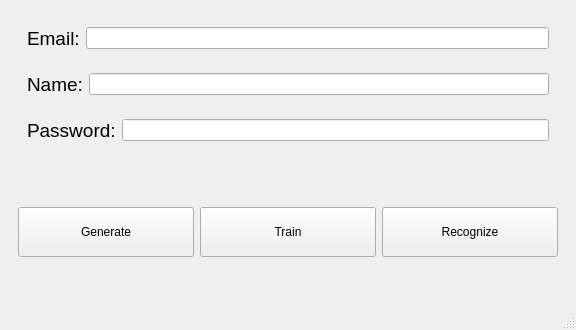
<?xml version="1.0" encoding="UTF-8"?>
<ui version="4.0">
 <class>MainWindow</class>
 <widget class="QMainWindow" name="MainWindow">
  <property name="geometry">
   <rect>
    <x>0</x>
    <y>0</y>
    <width>576</width>
    <height>330</height>
   </rect>
  </property>
  <property name="sizePolicy">
   <sizepolicy hsizetype="Preferred" vsizetype="Preferred">
    <horstretch>0</horstretch>
    <verstretch>0</verstretch>
   </sizepolicy>
  </property>
  <property name="maximumSize">
   <size>
    <width>16777215</width>
    <height>16777215</height>
   </size>
  </property>
  <property name="windowTitle">
   <string>Face Recognition</string>
  </property>
  <widget class="QWidget" name="centralwidget">
   <property name="sizePolicy">
    <sizepolicy hsizetype="Preferred" vsizetype="Preferred">
     <horstretch>0</horstretch>
     <verstretch>0</verstretch>
    </sizepolicy>
   </property>
   <layout class="QVBoxLayout" name="verticalLayout_4">
    <item>
     <widget class="QFrame" name="frame_infos">
      <property name="sizePolicy">
       <sizepolicy hsizetype="Preferred" vsizetype="Preferred">
        <horstretch>0</horstretch>
        <verstretch>0</verstretch>
       </sizepolicy>
      </property>
      <property name="maximumSize">
       <size>
        <width>16777215</width>
        <height>150</height>
       </size>
      </property>
      <layout class="QVBoxLayout" name="verticalLayout_3">
       <item>
        <widget class="QFrame" name="frame_email">
         <layout class="QHBoxLayout" name="horizontalLayout_3">
          <item>
           <widget class="QLabel" name="label_email">
            <property name="font">
             <font>
              <pointsize>14</pointsize>
             </font>
            </property>
            <property name="text">
             <string>Email:</string>
            </property>
           </widget>
          </item>
          <item>
           <widget class="QLineEdit" name="lineEdit_email">
            <property name="sizePolicy">
             <sizepolicy hsizetype="Expanding" vsizetype="Fixed">
              <horstretch>0</horstretch>
              <verstretch>0</verstretch>
             </sizepolicy>
            </property>
            <property name="minimumSize">
             <size>
              <width>250</width>
              <height>0</height>
             </size>
            </property>
            <property name="styleSheet">
             <string notr="true"/>
            </property>
            <property name="readOnly">
             <bool>true</bool>
            </property>
           </widget>
          </item>
         </layout>
        </widget>
       </item>
       <item>
        <widget class="QFrame" name="frame_name">
         <layout class="QHBoxLayout" name="horizontalLayout_2">
          <item>
           <widget class="QLabel" name="label_name">
            <property name="font">
             <font>
              <pointsize>14</pointsize>
             </font>
            </property>
            <property name="text">
             <string>Name:</string>
            </property>
           </widget>
          </item>
          <item>
           <widget class="QLineEdit" name="lineEdit_name">
            <property name="minimumSize">
             <size>
              <width>250</width>
              <height>0</height>
             </size>
            </property>
           </widget>
          </item>
         </layout>
        </widget>
       </item>
       <item>
        <widget class="QFrame" name="frame_password">
         <layout class="QHBoxLayout" name="horizontalLayout_4">
          <item>
           <widget class="QLabel" name="label_password">
            <property name="font">
             <font>
              <pointsize>14</pointsize>
             </font>
            </property>
            <property name="text">
             <string>Password:</string>
            </property>
           </widget>
          </item>
          <item>
           <widget class="QLineEdit" name="lineEdit_password">
            <property name="minimumSize">
             <size>
              <width>250</width>
              <height>0</height>
             </size>
            </property>
            <property name="echoMode">
             <enum>QLineEdit::Password</enum>
            </property>
           </widget>
          </item>
         </layout>
        </widget>
       </item>
      </layout>
     </widget>
    </item>
    <item>
     <widget class="QFrame" name="frame_btn">
      <property name="minimumSize">
       <size>
        <width>0</width>
        <height>0</height>
       </size>
      </property>
      <layout class="QHBoxLayout" name="horizontalLayout">
       <item>
        <widget class="QPushButton" name="pushButton_generate">
         <property name="sizePolicy">
          <sizepolicy hsizetype="Preferred" vsizetype="Fixed">
           <horstretch>0</horstretch>
           <verstretch>0</verstretch>
          </sizepolicy>
         </property>
         <property name="minimumSize">
          <size>
           <width>100</width>
           <height>50</height>
          </size>
         </property>
         <property name="maximumSize">
          <size>
           <width>16777215</width>
           <height>16777215</height>
          </size>
         </property>
         <property name="text">
          <string>Generate</string>
         </property>
        </widget>
       </item>
       <item>
        <widget class="QPushButton" name="pushButton_train">
         <property name="sizePolicy">
          <sizepolicy hsizetype="Preferred" vsizetype="Fixed">
           <horstretch>0</horstretch>
           <verstretch>0</verstretch>
          </sizepolicy>
         </property>
         <property name="minimumSize">
          <size>
           <width>100</width>
           <height>50</height>
          </size>
         </property>
         <property name="maximumSize">
          <size>
           <width>16777215</width>
           <height>16777215</height>
          </size>
         </property>
         <property name="text">
          <string>Train</string>
         </property>
        </widget>
       </item>
       <item>
        <widget class="QPushButton" name="pushButton_recognize">
         <property name="sizePolicy">
          <sizepolicy hsizetype="Preferred" vsizetype="Fixed">
           <horstretch>0</horstretch>
           <verstretch>0</verstretch>
          </sizepolicy>
         </property>
         <property name="minimumSize">
          <size>
           <width>100</width>
           <height>50</height>
          </size>
         </property>
         <property name="maximumSize">
          <size>
           <width>16777215</width>
           <height>16777215</height>
          </size>
         </property>
         <property name="text">
          <string>Recognize</string>
         </property>
        </widget>
       </item>
      </layout>
     </widget>
    </item>
   </layout>
   <zorder>frame_btn</zorder>
   <zorder>frame_infos</zorder>
  </widget>
  <widget class="QStatusBar" name="statusBar"/>
 </widget>
 <resources/>
 <connections/>
</ui>
